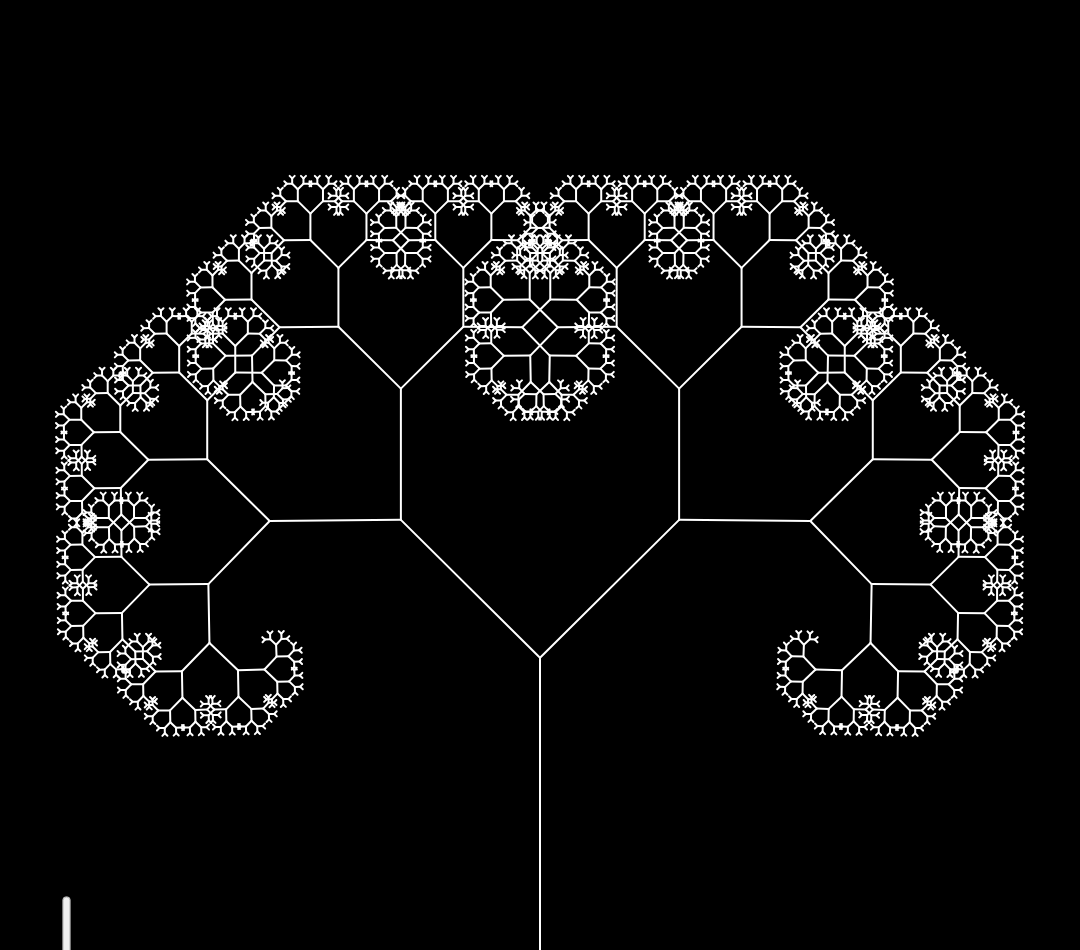
Frame 1 (no input)
Frame 60 (no input): identical to frame 1, image omitted
Frame 120 (the mouse pressed at the canvas centre since frame 60): identical to frame 1, image omitted

The p5.js sketch that drew this single still picture (run headless with seeded random() and noise() and a simulated clock; from frame 60 on, the mouse is pressed at the canvas centre):

// p5.js sketch
// ── sketch.js
let angle = 0;
let slider;

function setup() {
    createCanvas(windowWidth*0.9, windowHeight*0.95);
  slider = createSlider(0, TWO_PI, PI / 4, 0.01);
  slider.style('transform', 'rotate(270deg)');
}

function draw() {
    background(0);
    angle = slider.value();
    stroke(255);
    strokeWeight(2);

    // Adjust canvas position and size
    translate(width * 0.5, height);
    branch(height / 3.25); // Adjust the initial length based on the smaller dimension
}

function branch(len) {
    line(0, 0, 0, -len);
    translate(0, -len);
    if (len > 4) {
        push();
        rotate(angle);
        branch(len * 0.67);
        pop();
        push();
        rotate(-angle);
        branch(len * 0.67);
        pop();
    }
}

function windowResized() {
    resizeCanvas(windowWidth, windowHeight);
}

// ── style.css
html, body {
    display: flex;

    margin: 10px;
    /* padding: 10px; */
    align-items: center;
    justify-content: center;
  }
  canvas {
    display: block;
  }
  
  input[type="range"] {
    width: 100px;
    height: 20px;
    appearance: none;
    border: none;
    outline: none;
    cursor: pointer;
    background: linear-gradient(to bottom, #333, #555);
    border-radius: 10px;
    box-shadow: inset 0 0 5px rgba(0, 0, 0, 0.5);
    /* margin: 20px 0; */
}
